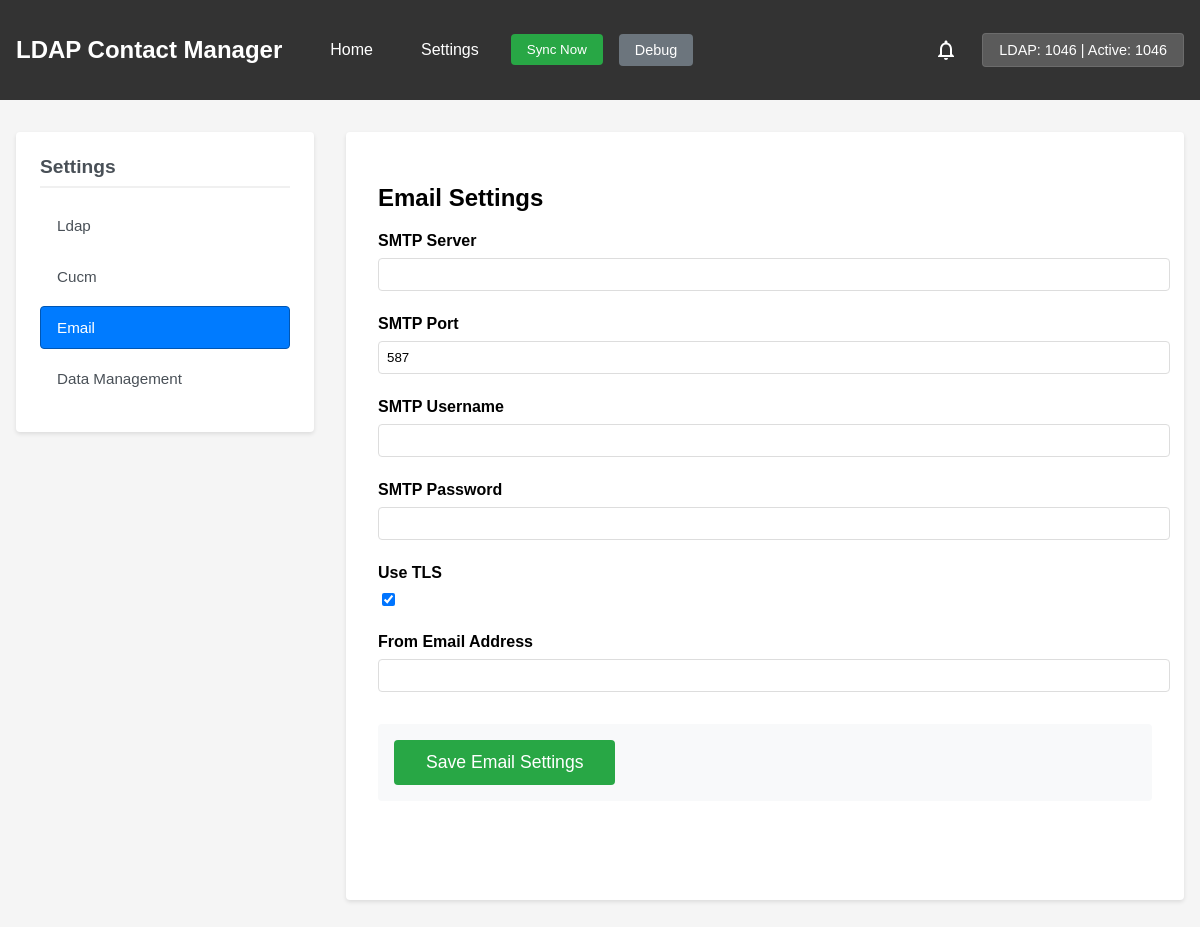
The app's page /settings/email with its own data.
### models.py (models this page shows, shortened)
class Settings(db.Model):
    id = db.Column(db.Integer, primary_key=True)
    key = db.Column(db.String(64), unique=True)
    value = db.Column(db.Text)
    description = db.Column(db.String(256))
    type = db.Column(db.String(32))  # string, boolean, integer, text
    category = db.Column(db.String(32))  # ldap, email, etc.
    updated_at = db.Column(db.DateTime, default=datetime.utcnow, onupdate=datetime.utcnow)
    @staticmethod
    def get_default_cucm_settings():
        return [
            ('CUCM_HOST', '10.1.20.12', 'CUCM Server Host', 'string', 'cucm'),
            ('CUCM_USERNAME', '', 'CUCM AXL Username', 'string', 'cucm'),
            ('CUCM_PASSWORD', '', 'CUCM AXL Password', 'string', 'cucm'),
            ('CUCM_VERSION', '14.0.1', 'CUCM Version', 'string', 'cucm'),
            ('CUCM_VERIFY_CERT', 'False', 'Verify SSL Certificate', 'boolean', 'cucm')
        ]
    @staticmethod
    def get_default_ldap_settings():
        return [
            ('LDAP_SERVER', 'ldap.duth.gr', 'LDAP Server Address', 'string', 'ldap'),
            ('LDAP_PORT', '389', 'LDAP Port', 'string', 'ldap'),
            ('LDAP_USE_SSL', 'False', 'Use SSL/TLS for LDAP Connection', 'boolean', 'ldap'),
            ('LDAP_BIND_DN', '', 'LDAP Bind DN (Username)', 'string', 'ldap'),
            ('LDAP_BIND_PASSWORD', '', 'LDAP Bind Password', 'string', 'ldap'),
            ('LDAP_ALLOW_ANONYMOUS', 'True', 'Allow Anonymous Binding', 'boolean', 'ldap'),  # Changed default to 'True'
            ('LDAP_BASE_DN', '', 'LDAP Base DN for searches', 'string', 'ldap'),
            ('LDAP_USER_FILTER', '(uid=*)', 'LDAP User Filter', 'string', 'ldap'),
            ('LDAP_SYNC_ENABLED', 'False', 'Enable Automatic LDAP Sync', 'boolean', 'ldap'),
            ('LDAP_SYNC_INTERVAL', '60', 'LDAP Sync Interval (minutes)', 'integer', 'ldap'),
            ('LDAP_PAGE_SIZE', '100', 'LDAP Page Size', 'integer', 'ldap'),
            ('LDAP_MAX_ENTRIES', '1000', 'Max LDAP Entries (0 for no limit)', 'integer', 'ldap'),
        ]

### app.py (the view)
@app.route('/settings', methods=['GET'])
@app.route('/settings/<category>', methods=['GET'])
def settings(category=None):
    default_settings = []
    for setting_group in [
        Settings.get_default_ldap_settings(),
        Settings.get_default_cucm_settings(),
    ]:
        default_settings.extend(setting_group)
    for key, value, description, type_name, category_name in default_settings:
        if not Settings.query.filter_by(key=key).first():
            new_setting = Settings(
                key=key,
                value=value,
                description=description,
                type=type_name,
                category=category_name
            )
            db.session.add(new_setting)
    db.session.commit()
    settings = Settings.query.all()
    settings_by_category = {}
    for setting in settings:
        if setting.category not in settings_by_category:
            settings_by_category[setting.category] = []
        settings_by_category[setting.category].append(setting)
    if not category and settings_by_category:
        category = next(iter(settings_by_category))
    return render_template('settings.html',
                         settings_by_category=settings_by_category,
                         active_category=category)

### app.py (called while the page is built)
@app.context_processor
def inject_contacts_count():
    try:
        ldap_total = Contact.query.filter(Contact.ldap_dn.isnot(None)).count()
        active_total = Contact.query.filter_by(is_active=True).count()
        return {
            'ldap_contacts': ldap_total,
            'active_contacts': active_total
        }
    except Exception as e:
        print(f"Error getting contact counts: {e}")  # Add error logging
        return {
            'ldap_contacts': 0,
            'active_contacts': 0
        }

### templates/settings.html (shortened to what this page needs)
{% extends 'base.html' %}
{% block content %}
<div class="settings-layout">
    <div class="settings-nav">
        <h3>Settings</h3>
        <ul>
            {% for category in settings_by_category %}
            <li>
                <a href="{{ url_for('settings', category=category) }}"
                   class="{% if category == active_category %}active{% endif %}">
                    {{ category.replace('_', ' ').title() }}
                </a>
            </li>
            {% endfor %}
        </ul>
    </div>
    <div class="settings-content">
        {% if active_category %}
        <form method="post" action="{{ url_for('save_settings', category=active_category) }}">
            <h2>{{ active_category.replace('_', ' ').title() }} Settings</h2>
            {% for setting in settings_by_category[active_category] %}
            <div class="setting-item">
                <label for="{{ setting.key }}">
                    {{ setting.description }}
                </label>
                {% if setting.type == 'boolean' %}
                <div class="checkbox-container">
                    <input type="checkbox" name="{{ setting.key }}" id="{{ setting.key }}"
                        {% if setting.value.lower() == 'true' %}checked{% endif %}>
                </div>
                {% elif setting.key == 'LDAP_BIND_PASSWORD' %}
                <input type="password" name="{{ setting.key }}" id="{{ setting.key }}" value="{{ setting.value }}">
                {% else %}
                <input type="{{ 'password' if 'password' in setting.key.lower() else 'text' }}" name="{{ setting.key }}" id="{{ setting.key }}" value="{{ setting.value }}">
                {% endif %}
            </div>
            {% endfor %}
            <div class="form-actions">
                <button type="submit" class="button save-settings">Save {{ active_category.title() }} Settings</button>
            </div>
        </form>
        {% else %}
        <div class="settings-welcome">
            <h2>Settings</h2>
            <p>Select a category from the sidebar to configure application settings.</p>
        </div>
        {% endif %}
    </div>
</div>
{% endblock %}

### static/style.css (style rules this page uses)
body { font-family: Arial, sans-serif; margin: 0; padding: 0; background-color: #f5f5f5; }
.setting-item { margin-bottom: 1rem; }
.setting-item label { display: block; margin-bottom: 0.5rem; font-weight: bold; }
.setting-item input[type="text"], .setting-item input[type="password"] { width: 100%; padding: 0.5rem; border: 1px solid #ddd; border-radius: 4px; }
.save-settings { background: #007bff; color: white; padding: 0.5rem 1rem; border: none; border-radius: 4px; cursor: pointer; }
.form-actions { display: flex; gap: 1rem; margin-top: 2rem; }
.button { padding: 0.5rem 1rem; border-radius: 4px; border: none; cursor: pointer; text-decoration: none; font-size: 0.9rem; }
.form-actions { margin-top: 2rem; padding: 1rem; background: #f8f9fa; border-radius: 4px; text-align: center; }
.button.save-settings { background: #28a745; color: white; padding: 0.75rem 2rem; font-size: 1.1rem; font-weight: 500; border: none; border-radius: 4px; cursor: pointer; transition: background-color 0.2s; }
.settings-nav { position: fixed; left: 0; top: 64px; width: 250px; height: calc(100vh - 64px); background: white; padding: 1.5rem; border-radius: 0 4px 4px 0; box-shadow: 0 2px 4px rgba(0,0,0,0.1); overflow-y: auto; z-index: 100; }
.settings-content { margin-left: 250px; padding: 2rem; min-height: calc(100vh - 64px); background: white; flex-grow: 1; }
.setting-item { margin-bottom: 1.5rem; }
.settings-nav { width: 250px; flex-shrink: 0; background: white; padding: 1.5rem; border-radius: 4px; box-shadow: 0 2px 4px rgba(0,0,0,0.1); position: sticky; top: 1rem; height: fit-content; margin-top: 1rem; }
.settings-nav h3 { margin: 0 0 1rem 0; padding-bottom: 0.5rem; border-bottom: 2px solid #f0f0f0; color: #495057; font-size: 1.2rem; }
.settings-nav ul { list-style: none; padding: 0; margin: 0; }
.settings-nav li { margin-bottom: 0.5rem; }
.settings-nav a { display: block; padding: 0.75rem 1rem; color: #495057; text-decoration: none; border-radius: 4px; transition: all 0.2s; font-size: 0.95rem; border: 1px solid transparent; }
.settings-nav a.active { background: #007bff; color: white; border-color: #0056b3; }
.settings-content { flex-grow: 1; background: white; padding: 2rem; border-radius: 4px; box-shadow: 0 2px 4px rgba(0,0,0,0.1); margin: 1rem 0; align-self: flex-start; min-height: calc(100vh - 80px); }
.settings-nav a[href*="data_management"] { text-transform: none; }
.settings-layout { display: flex; gap: 2rem; max-width: 1200px; margin: 0 auto; padding: 1rem; min-height: calc(100vh - 64px); position: relative; }
.settings-nav { width: 250px; flex-shrink: 0; background: white; padding: 1.5rem; border-radius: 4px; box-shadow: 0 2px 4px rgba(0,0,0,0.1); position: sticky; top: 1rem; height: fit-content; z-index: 100; }
.settings-content { flex: 1; background: white; padding: 2rem; border-radius: 4px; box-shadow: 0 2px 4px rgba(0,0,0,0.1); min-height: calc(100vh - 96px); }
.settings-nav a[href*="cucm"] { text-transform: none; }
.setting-item .checkbox-container { display: flex; align-items: center; margin-bottom: 0.5rem; }

### records on screen
Settings: replace "Ldap"
Settings: replace "Cucm"
Settings: replace "Email", description "SMTP Server"
Settings: replace "Data Management"
Settings: description "SMTP Port", SMTP_PORT "587"
Settings: description "SMTP Username"
Settings: description "SMTP Password"
Settings: description "Use TLS", value "☑"
Settings: description "From Email Address"

### other values on screen
{{ ldap_contacts }} "1046"
{{ active_contacts }} "1046"
{{ active_category.replace('_', ' ').title() }} "Email"
{{ active_category.title() }} "Email"
